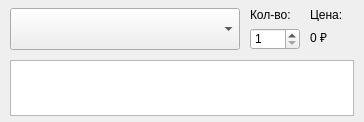
<?xml version="1.0" encoding="UTF-8"?>
<ui version="4.0">
 <class>TabForm</class>
 <widget class="QWidget" name="TabForm">
  <property name="geometry">
   <rect>
    <x>0</x>
    <y>0</y>
    <width>364</width>
    <height>122</height>
   </rect>
  </property>
  <property name="windowTitle">
   <string>Form</string>
  </property>
  <widget class="QLabel" name="labelQuantityTitle">
   <property name="geometry">
    <rect>
     <x>250</x>
     <y>8</y>
     <width>50</width>
     <height>13</height>
    </rect>
   </property>
   <property name="text">
    <string>Кол-во:</string>
   </property>
  </widget>
  <widget class="QSpinBox" name="spinBoxQuantityValue">
   <property name="geometry">
    <rect>
     <x>250</x>
     <y>28</y>
     <width>50</width>
     <height>22</height>
    </rect>
   </property>
   <property name="minimum">
    <number>1</number>
   </property>
  </widget>
  <widget class="QLabel" name="labelPriceValue">
   <property name="geometry">
    <rect>
     <x>310</x>
     <y>31</y>
     <width>70</width>
     <height>13</height>
    </rect>
   </property>
   <property name="text">
    <string>0 ₽</string>
   </property>
  </widget>
  <widget class="QComboBox" name="comboBoxChoice">
   <property name="geometry">
    <rect>
     <x>10</x>
     <y>8</y>
     <width>230</width>
     <height>42</height>
    </rect>
   </property>
   <property name="font">
    <font>
     <family>MS Shell Dlg 2</family>
     <pointsize>8</pointsize>
    </font>
   </property>
  </widget>
  <widget class="QLabel" name="labelPriceTitle">
   <property name="geometry">
    <rect>
     <x>310</x>
     <y>8</y>
     <width>70</width>
     <height>13</height>
    </rect>
   </property>
   <property name="text">
    <string>Цена:</string>
   </property>
  </widget>
  <widget class="QPlainTextEdit" name="plainTextEditSpecifications">
   <property name="geometry">
    <rect>
     <x>10</x>
     <y>60</y>
     <width>344</width>
     <height>56</height>
    </rect>
   </property>
   <property name="readOnly">
    <bool>true</bool>
   </property>
  </widget>
 </widget>
 <resources/>
 <connections/>
</ui>
